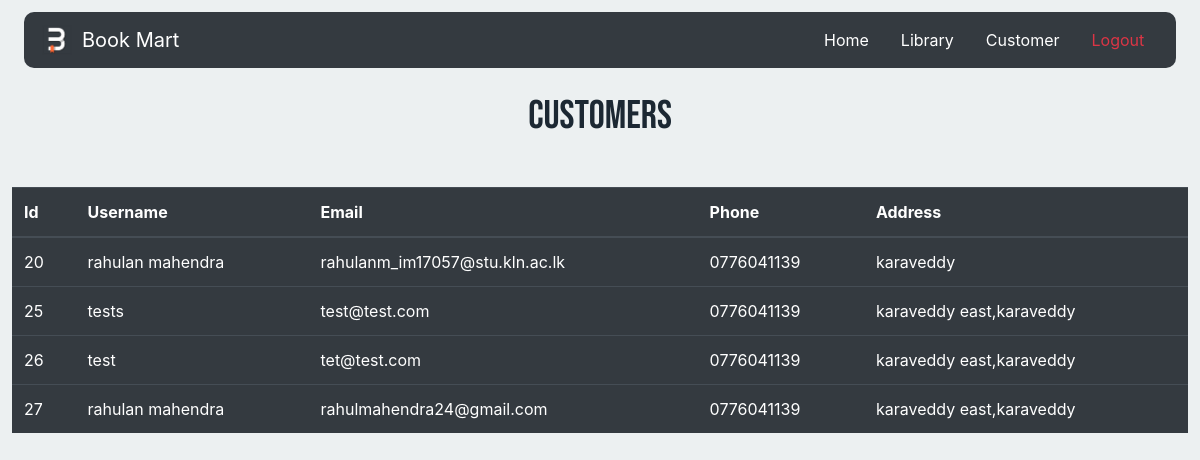
/customer.php, run on the app's committed database.
### tables this page shows
CREATE TABLE `users` (
  `user_id` int(10) UNSIGNED NOT NULL,
  `username` varchar(250) NOT NULL,
  `email` varchar(250) NOT NULL,
  `password` varchar(200) NOT NULL,
  `phone` varchar(15) NOT NULL,
  `address` varchar(300) NOT NULL,
  `picture` varchar(250) NOT NULL,
  `reg_time` timestamp NOT NULL DEFAULT current_timestamp()
);

### customer.php (the view, shortened to what this page needs)
<!DOCTYPE html>
<html lang="en">
<head>
<link rel="stylesheet" href="https://stackpath.bootstrapcdn.com/bootstrap/4.5.0/css/bootstrap.min.css">
<link rel="stylesheet" href="https://cdnjs.cloudflare.com/ajax/libs/font-awesome/5.14.0/css/all.min.css">
<link rel="stylesheet" href="css/style_a.css">
</head>
<body>
        <nav class="navbar navbar-dark bg-dark ">
            <a class="navbar-brand" href="#">
              <img id="logo" src="image/mid-logo.png" width="30" height="30" class="d-inline-block align-top" alt="">
              Book Mart
            </a>
            <ul class="nav justify-content-end">
              <li class="nav-item">
                <a class='nav-link text-white'  href='admin.php'>Home</a>
              </li>
              <li class="nav-item">
                    <a class='nav-link text-white'  href='crud.php'>Library</a>
              </li>
              <li class="nav-item">
                <a class='nav-link text-white'  href='customer.php'>Customer</a>
              </li>
              <li class="nav-item">
                <a class="nav-link text-danger" href="logout.php">Logout</a>
              </li>
            </ul>
          </nav>
        <h1 class="head text-center">Customers</h1>
                <?php
                require_once "configure.php";
                $sql = "SELECT * FROM users";
                if($result = mysqli_query($con, $sql)){
                    if(mysqli_num_rows($result) > 0){
                        echo "<table class='table table-dark'>";
                            echo "<thead>";
                                echo "<tr>";
                                    echo "<th scope='col'>Id</th>";
                                    echo "<th scope='col'>Username</th>";
                                    echo "<th scope='col'>Email</th>";
                                    echo "<th scope='col'>Phone</th>";
                                    echo "<th scope='col'>Address</th>";
                                echo "</tr>";
                            echo "</thead>";
                            echo "<tbody>";
                            while($row = mysqli_fetch_array($result)){
                                echo "<tr>";
                                    echo "<td>" . $row['user_id'] . "</td>";
                                    echo "<td>" . $row['username'] . "</td>";
                                    echo "<td>" . $row['email'] . "</td>";
                                    echo "<td>" . $row['phone'] . "</td>";
                                    echo "<td>" . $row['address'] . "</td>";
                                echo "</tr>";
                            }
                            echo "</tbody>";
                                        echo "</table>";
                                    } else{
                                        echo "<p class='lead'><em>No records were found.</em></p>";
                                    }
                                } else{
                                    echo "ERROR: Could not able to execute $sql. " . mysqli_error($con);
                                }
                                ?>
</body>
</html>

### css/style_a.css (style rules this page uses)
body { background-color: #ECF0F1; margin: 1%; }
.navbar { margin: 1%; border-radius: 10px; }
#logo { margin-left: 2%; margin-right: 3%; }
.head { margin: 2% 0 4%; font-family: 'Bebas Neue', cursive; color: #1C2833; }

### data on the page
users: user_id "20", username "rahulan mahendra", email "rahulanm_im17057@stu.kln.ac.lk", phone "0776041139", address "karaveddy"
users: user_id "25", username "tests", email "test@test.com", phone "0776041139", address "karaveddy east,karaveddy"
users: user_id "26", username "test", email "tet@test.com", phone "0776041139", address "karaveddy east,karaveddy"
users: user_id "27", username "rahulan mahendra", email "rahulmahendra24@gmail.com", phone "0776041139", address "karaveddy east,karaveddy"
